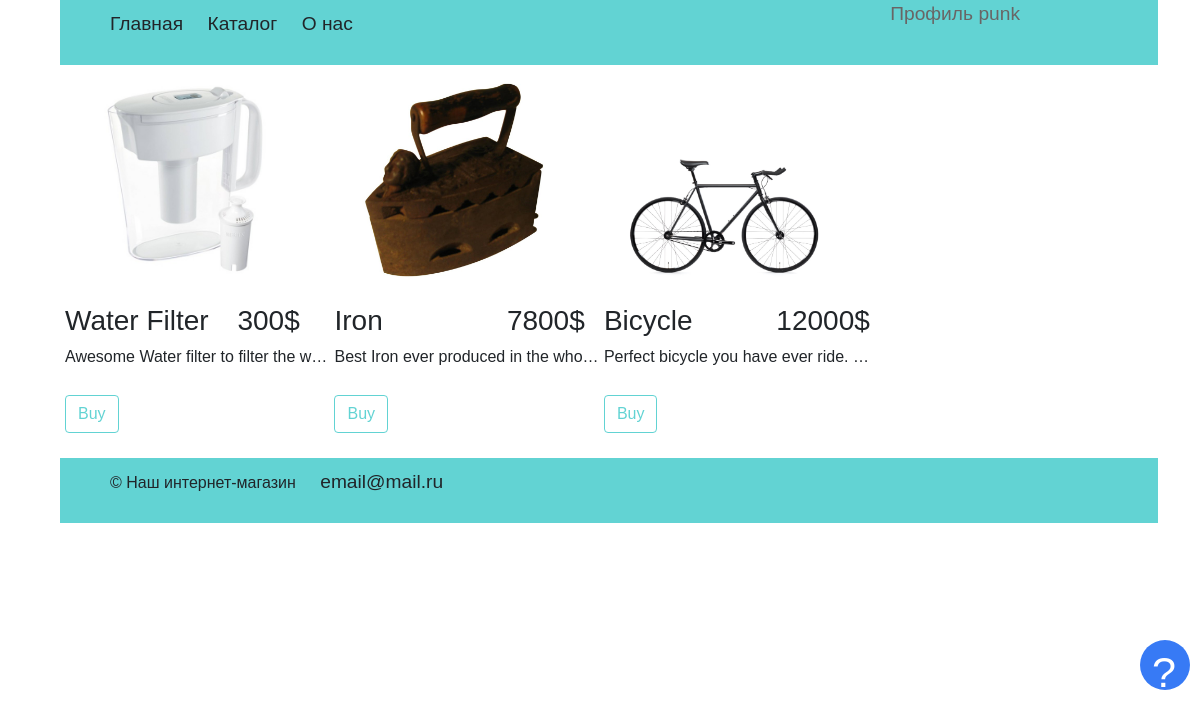
The app's page /catalog (signed in) with its own data.
### 2022_02_08 - flask-full/models.py (models this page shows)
class Items(db.Model):
    id = db.Column(db.Integer, primary_key=True)
    name = db.Column(db.String(80), unique=True, nullable=False)
    descr = db.Column(db.String(256))
    price = db.Column(db.Integer, nullable=False)
    image = db.Column(db.String(256))

### 2022_02_08 - flask-full/handlers.py (the view)
@app.route('/catalog')
def catalog():
    min_price = int(request.args.get('min_price', 0))
    max_price = int(request.args.get('max_price', 10e9))
    items = Items.query.all()
    items = list(filter(lambda x: min_price <= x.price <= max_price, items))
    return render_template('catalog.html', items=items)

### 2022_02_08 - flask-full/templates/catalog.html
{% extends "base.html" %}
{% block content %}
        <div class="catalog-items">
            {% for item in items %}
                <div class="item-card">
                    <a href="/item/{{item.name}}"><img class="item-img" src="{{ url_for('static', filename='/img/' + item.image) }}"></a>
                    <br>
                    <h3 class="name">{{item.name}}</h3>
                    <h3 class="price">{{item.price}}$</h3>
                    <p class="description" maxlength="10">{{item.descr}} </p>
                    <button class="buy btn btn-outline-primary">Buy</button>
                </div>
            {% endfor %}
        </div>
{% endblock %}

### 2022_02_08 - flask-full/static/style/style.css (style rules this page uses)
body { font-family: Arial, Helvetica, sans-serif; margin: 0 auto; width: 100%; height: 100%; }
.item-img { width: 200px; display: block; margin: 0 auto; }
.item-card { display: inline-block; width: 250px; margin-top: 10px; padding: 5px; margin-bottom: 10px; margin-right: 15px; }
.name { display: inline-block; width: 70%; }
.price { text-align: right; width: 25%; display: inline-block; }
.description { text-align: left; width: 30ch; overflow: hidden; white-space: nowrap; text-overflow: ellipsis; }
.btn { margin-top: 10px; margin-bottom: 10px; }
.buy { border-color: rgba(56, 199, 199, 0.788); color: rgba(56, 199, 199, 0.788); }

### records on screen
Items: image (picture), name "Water Filter", price "300", descr "Awesome Water filter to filter the w…"
Items: image (picture), name "Iron", price "7800", descr "Best Iron ever produced in the who…"
Items: image (picture), name "Bicycle", price "12000", descr "Perfect bicycle you have ever ride.…"

### other values on screen
{{ session['name'] }} "punk"
